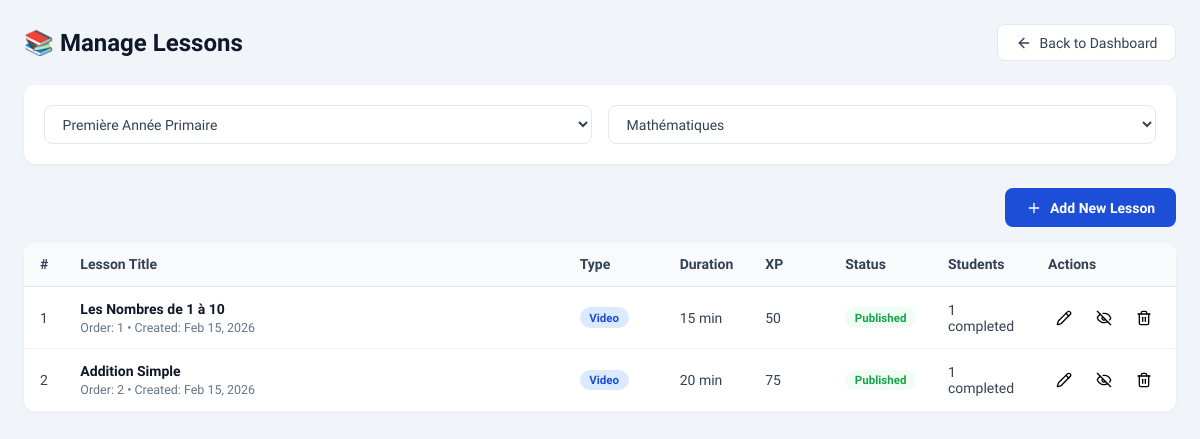
The page /admin/manage_lessons.php (signed in) on the database its author committed.
### tables this page shows
CREATE TABLE `lessons` (
  `id` int(11) NOT NULL AUTO_INCREMENT,
  `subject_id` int(11) NOT NULL,
  `title_ar` varchar(255) NOT NULL,
  `title_fr` varchar(255) NOT NULL,
  `title_en` varchar(255) NOT NULL,
  `description_ar` text,
  `description_fr` text,
  `description_en` text,
  `content_type` enum('video','pdf','book') NOT NULL DEFAULT 'video',
  `url` varchar(500) DEFAULT NULL,
  `thumbnail` varchar(255) DEFAULT NULL,
  `duration_minutes` int(11) NOT NULL DEFAULT 15,
  `xp_reward` int(11) NOT NULL DEFAULT 50,
  `display_order` int(11) NOT NULL DEFAULT 0,
  `is_published` tinyint(1) NOT NULL DEFAULT 1,
  `created_by` int(11) DEFAULT NULL,
  `created_at` timestamp NOT NULL DEFAULT CURRENT_TIMESTAMP,
  `updated_at` timestamp NOT NULL DEFAULT CURRENT_TIMESTAMP ON UPDATE CURRENT_TIMESTAMP,
  PRIMARY KEY (`id`),
  KEY `subject_id` (`subject_id`),
  KEY `content_type` (`content_type`),
  KEY `is_published` (`is_published`),
  KEY `display_order` (`display_order`),
  CONSTRAINT `lessons_subject_fk` FOREIGN KEY (`subject_id`) REFERENCES `subjects` (`id`) ON DELETE CASCADE
);

### includes/functions.php (called while the page is built, shortened)
<?php
function getCurrentLang(): string {
    $lang = $_SESSION['lang'] ?? DEFAULT_LANG;
    return in_array($lang, AVAILABLE_LANGS, true) ? $lang : 'fr';
}
function getDirection(): string {
    return getCurrentLang() === 'ar' ? 'rtl' : 'ltr';
}

### includes/db.php (called while the page is built, shortened)
<?php
function db(): PDO {
    static $pdo = null;
    if ($pdo === null) {
        try {
            $dsn = 'mysql:host=' . DB_HOST . ';dbname=' . DB_NAME . ';charset=utf8mb4';
            $options = [
                PDO::ATTR_ERRMODE            => PDO::ERRMODE_EXCEPTION,
                PDO::ATTR_DEFAULT_FETCH_MODE => PDO::FETCH_ASSOC,
                PDO::ATTR_EMULATE_PREPARES   => false,
                PDO::MYSQL_ATTR_INIT_COMMAND => "SET NAMES utf8mb4 COLLATE utf8mb4_unicode_ci"
            ];
            $pdo = new PDO($dsn, DB_USER, DB_PASS, $options);
        } catch (PDOException $e) {
            error_log('[DB] Connection failed: ' . $e->getMessage());
            http_response_code(500);
            die('Database connection failed. Please contact administrator.');
        }
    }
    return $pdo;
}
function db_all(string $sql, array $params = []): array {
    try {
        $stmt = db()->prepare($sql);
        $stmt->execute($params);
        return $stmt->fetchAll();
    } catch (PDOException $e) {
        error_log('[DB] Query failed: ' . $e->getMessage() . ' | SQL: ' . $sql);
        return [];
    }
}

### admin/manage_lessons.php (the view, shortened to what this page needs)
<?php
require_once __DIR__ . '/../includes/db.php';
require_once __DIR__ . '/../includes/functions.php';
$currentLang = getCurrentLang();
$dir         = getDirection();
$levels = db_all('SELECT * FROM levels ORDER BY display_order ASC');
$selectedLevelId = (int) ($_GET['level_id'] ?? ($levels[0]['id'] ?? 0));
$subjects = $selectedLevelId
    ? db_all('SELECT * FROM subjects WHERE level_id = ? ORDER BY display_order ASC', [$selectedLevelId])
    : [];
$selectedSubjectId = (int) ($_GET['subject_id'] ?? ($subjects[0]['id'] ?? 0));
$lessons = $selectedSubjectId
    ? db_all(
        "SELECT l.*,
                (SELECT COUNT(*) FROM lesson_progress lp WHERE lp.lesson_id = l.id AND lp.status = 'completed') AS completion_count
         FROM lessons l
         WHERE l.subject_id = ?
         ORDER BY l.display_order ASC, l.created_at DESC",
        [$selectedSubjectId]
    )
    : [];
?>
<!DOCTYPE html>
<html lang="<?php echo $currentLang; ?>" dir="<?php echo $dir; ?>">
<head>
</head>
<body>
<div class="container">
  <div class="page-header">
    <h1>📚 Manage Lessons</h1>
    <a href="dashboard.php" class="btn-back">
      <i data-lucide="arrow-left" width="16" height="16"></i>
      Back to Dashboard
    </a>
  </div>
  <div class="filter-bar">
    <select id="levelSelect" onchange="filterByLevel()">
      <?php foreach ($levels as $lvl): ?>
      <option value="<?php echo $lvl['id']; ?>" <?php echo $lvl['id'] == $selectedLevelId ? 'selected' : ''; ?>>
        <?php echo htmlspecialchars($lvl['name_' . $currentLang] ?? $lvl['name_ar']); ?>
      </option>
      <?php endforeach; ?>
    </select>
    <select id="subjectSelect" onchange="filterBySubject()">
      <?php foreach ($subjects as $sub): ?>
      <option value="<?php echo $sub['id']; ?>" <?php echo $sub['id'] == $selectedSubjectId ? 'selected' : ''; ?>>
        <?php echo htmlspecialchars($sub['name_' . $currentLang] ?? $sub['name_ar']); ?>
      </option>
      <?php endforeach; ?>
    </select>
  </div>
  <div class="actions-bar">
    <button class="btn-add" onclick="openAddModal()">
      <i data-lucide="plus" width="16" height="16"></i>
      Add New Lesson
    </button>
  </div>
  <div class="lessons-table">
    <?php if (empty($lessons)): ?>
    <div class="empty-state">
      <i data-lucide="inbox" width="48" height="48"></i>
      <p>No lessons found. Add your first lesson!</p>
    </div>
    <?php else: ?>
    <table>
      <thead>
        <tr>
          <th style="width:40px;">#</th>
          <th>Lesson Title</th>
          <th style="width:100px;">Type</th>
          <th style="width:80px;">Duration</th>
          <th style="width:80px;">XP</th>
          <th style="width:100px;">Status</th>
          <th style="width:100px;">Students</th>
          <th style="width:120px;">Actions</th>
        </tr>
      </thead>
      <tbody>
        <?php foreach ($lessons as $idx => $lesson):
          $titleKey = 'title_' . $currentLang;
          $lTitle = htmlspecialchars($lesson[$titleKey] ?? $lesson['title_ar']);
          $lType  = $lesson['content_type'];
          $lPub   = (int) $lesson['is_published'];
        ?>
        <tr data-lesson-id="<?php echo $lesson['id']; ?>">
          <td><?php echo $lesson['display_order'] ?: ($idx + 1); ?></td>
          <td>
            <div class="lesson-title"><?php echo $lTitle; ?></div>
            <div class="lesson-meta">
              Order: <?php echo $lesson['display_order']; ?> •
              Created: <?php echo date('M j, Y', strtotime($lesson['created_at'])); ?>
            </div>
          </td>
          <td><span class="badge <?php echo $lType; ?>"><?php echo ucfirst($lType); ?></span></td>
          <td><?php echo $lesson['duration_minutes']; ?> min</td>
          <td><?php echo $lesson['xp_reward']; ?></td>
          <td>
            <span class="badge <?php echo $lPub ? 'published' : 'draft'; ?>">
              <?php echo $lPub ? 'Published' : 'Draft'; ?>
            </span>
          </td>
          <td><?php echo (int) $lesson['completion_count']; ?> completed</td>
          <td>
            <div class="actions">
              <button class="icon-btn" onclick="openEditModal(<?php echo $lesson['id']; ?>)" title="Edit">
                <i data-lucide="pencil" width="16" height="16"></i>
              </button>
              <button class="icon-btn" onclick="togglePublish(<?php echo $lesson['id']; ?>)" title="Toggle Publish">
                <i data-lucide="<?php echo $lPub ? 'eye-off' : 'eye'; ?>" width="16" height="16"></i>
              </button>
              <button class="icon-btn danger" onclick="deleteLesson(<?php echo $lesson['id']; ?>)" title="Delete">
                <i data-lucide="trash-2" width="16" height="16"></i>
              </button>
            </div>
          </td>
        </tr>
        <?php endforeach; ?>
      </tbody>
    </table>
    <?php endif; ?>
  </div>
</div>
</body>
</html>

### admin/manage_lessons.php (style rules this page uses)
:root { --blue-900: #1e3a8a; --blue-700: #1d4ed8; --blue-500: #3b82f6; --blue-100: #dbeafe; --blue-50: #eff6ff; --white: #fff; --gray-50: #f8fafc; --gray-100: #f1f5f9; --gray-200: #e2e8f0; --gray-500: #64748b; --gray-700: #334155; --gray-900: #0f172a; --radius: 12px; }
* { box-sizing: border-box; margin: 0; padding: 0; }
body { font-family: 'Plus Jakarta Sans', sans-serif; background: var(--gray-100); color: var(--gray-700); padding: 1.5rem; }
.container { max-width: 1400px; margin: 0 auto; }
.page-header { display: flex; align-items: center; justify-content: space-between; margin-bottom: 1.5rem; }
.page-header h1 { font-size: 1.5rem; font-weight: 700; color: var(--gray-900); }
.btn-back { display: inline-flex; align-items: center; gap: .5rem; padding: .6rem 1.1rem; background: var(--white); border: 1px solid var(--gray-200); border-radius: 8px; color: var(--gray-700); text-decoration: none; font-size: .875rem; font-weight: 500; transition: all .15s; }
.filter-bar { display: flex; gap: 1rem; margin-bottom: 1.5rem; padding: 1.25rem; background: var(--white); border-radius: var(--radius); box-shadow: 0 1px 3px rgba(0,0,0,.05); }
.filter-bar select { flex: 1; padding: .6rem .85rem; border: 1px solid var(--gray-200); border-radius: 8px; font-family: inherit; font-size: .875rem; background: var(--white); color: var(--gray-700); }
.actions-bar { display: flex; justify-content: flex-end; margin-bottom: 1rem; }
.btn-add { display: inline-flex; align-items: center; gap: .5rem; padding: .7rem 1.3rem; background: var(--blue-700); color: #fff; border: none; border-radius: 8px; font-family: inherit; font-size: .875rem; font-weight: 600; cursor: pointer; transition: background .15s; }
.lessons-table { background: var(--white); border-radius: var(--radius); overflow: hidden; box-shadow: 0 1px 3px rgba(0,0,0,.05); }
table { width: 100%; border-collapse: collapse; }
thead { background: var(--gray-50); }
th, td { padding: .85rem 1rem; text-align: left; font-size: .875rem; }
th { font-weight: 600; color: var(--gray-700); border-bottom: 1px solid var(--gray-200); }
tbody tr { border-bottom: 1px solid var(--gray-100); transition: background .15s; }
.lesson-title { font-weight: 600; color: var(--gray-900); }
.lesson-meta { font-size: .78rem; color: var(--gray-500); margin-top: .2rem; }
.badge { display: inline-flex; align-items: center; gap: .3rem; padding: .2rem .6rem; border-radius: 50px; font-size: .72rem; font-weight: 600; }
.badge.published { background: #f0fdf4; color: #16a34a; }
.badge.video { background: #dbeafe; color: #1d4ed8; }
.actions { display: flex; align-items: center; gap: .5rem; }
.icon-btn { width: 32px; height: 32px; border: none; background: none; display: flex; align-items: center; justify-content: center; border-radius: 6px; cursor: pointer; transition: background .15s; }

### rows shown on the page
lessons: $lesson['display_order'] ?: ($idx + 1) "1", title_fr "Les Nombres de 1 à 10", display_order "1", created_at "Feb 15, 2026", content_type "Video", duration_minutes "15", xp_reward "50", is_published "Published", completion_count "1"
lessons: $lesson['display_order'] ?: ($idx + 1) "2", title_fr "Addition Simple", display_order "2", created_at "Feb 15, 2026", content_type "Video", duration_minutes "20", xp_reward "75", is_published "Published", completion_count "1"

### other values the page prints
form field value "Première Année Primaire"
form field value "Mathématiques"
